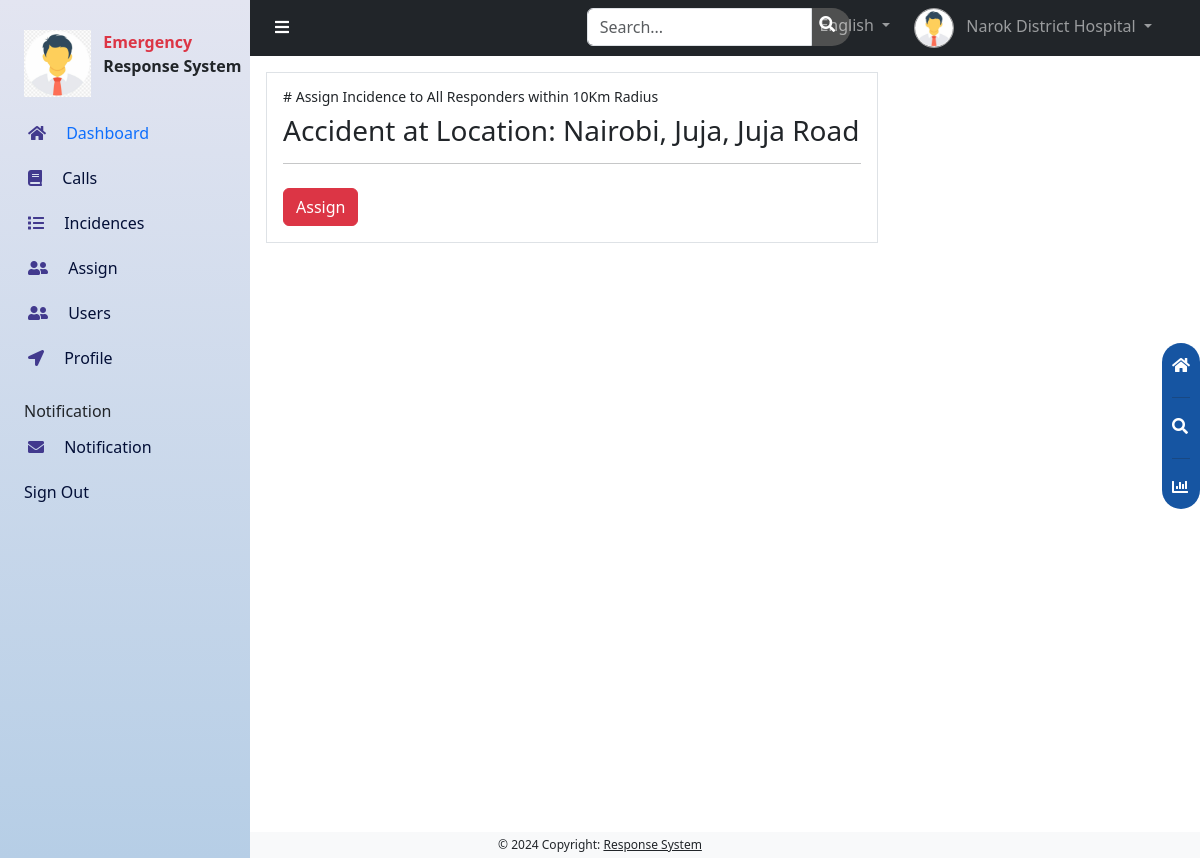
/admins/incidents/2/assign_all/ (signed in), run on the app's committed database.
### accounts/models.py (models this page shows)
class CustomUser(AbstractUser):
    role =[
        ('Responder', 'responder'),
        ('Hospital', 'hospital'),
        ('Vehicle', 'vehicle'),
    ]
    username = None
    email = models.EmailField(unique=True)
    full_names = models.CharField(max_length=100, blank=True)
    user_type = models.CharField(max_length=20, choices=role, default='Responder')
    location = models.ForeignKey(Location, on_delete=models.CASCADE, blank=True, null=True)
    date_joined = models.DateField(auto_now_add=True)
    USERNAME_FIELD = 'email'
    REQUIRED_FIELDS = ['full_names', ]
    objects = CustomUserManager()
    def __str__(self):
        return self.full_names

### administrator/models.py (models this page shows)
class Incidence(models.Model):
    choices = [
        ('pending', 'Pending'),
        ('assigned', 'Assigned'),
        ('cancelled', 'Cancelled'),
        ('closed', 'Closed'),
    ]
    incidence_type = models.CharField(max_length=100)
    call = models.ForeignKey(Calls, on_delete=models.CASCADE, blank=True, null=True)
    location = models.ForeignKey(Location, on_delete=models.CASCADE)
    desc = models.TextField()
    time_of_incident = models.DateTimeField(auto_now=True)
    status = models.CharField(max_length=50, choices=choices, default="pending")

### main/models.py (models this page shows)
class Location(models.Model):
    address = models.CharField(max_length=255)
    lon = models.FloatField()
    lat = models.FloatField()
    def __str__(self):
        return f'Location: {self.address}'

### administrator/views.py (the view, shortened to what this page needs)
# urls.py: path('incidents/<int:incidence_pk>/assign_all/', views.assign_all_nearby_responders, name='assign_all_nearby_responders'),
@login_required
@user_passes_test(is_superuser)
def assign_all_nearby_responders(request, incidence_pk):
    incidence = get_object_or_404(Incidence, pk=incidence_pk)
    location = incidence.location
    nearby_responders = find_nearby_responders(location.lat, location.lon, radius=10)  # Adjust radius as needed
    context = {
        'incidence': incidence,
        'responders': nearby_responders,
    }
    return render(request, 'response/assign_all_nearby_responders.html', context)

### administrator/harversine.py (called while the page is built)
def find_nearby_responders(lat, lon, radius):
    radius_km = radius
    radius = radius / 6371  # Convert radius to radians
    lat_radians = math.radians(lat)
    lon_radians = math.radians(lon)
    responders = CustomUser.objects.annotate(
        lat_radians=Radians(F('location__lat')),  # Converting latitude to radians
        lon_radians=Radians(F('location__lon'))
    ).annotate(
        dlat=F('lat_radians') - lat_radians,
        dlon=F('lon_radians') - lon_radians,
        a=ExpressionWrapper(Sin(F('dlat') / 2) ** 2 + Cos(lat_radians) * Cos(F('lat_radians')) * Sin(F('dlon') / 2) ** 2, output_field=FloatField()),
        c=ExpressionWrapper(2 * ATan2(Sqrt(F('a')), Sqrt(1 - F('a'))), output_field=FloatField()),
        distance_km=ExpressionWrapper(6371 * F('c'), output_field=FloatField())
    ).filter(distance_km__lte=radius_km)
    return responders

### administrator/views.py (called while the page is built)
def is_superuser(request):
    return is_superuser

### administrator/templates/response/assign_all_nearby_responders.html (shortened to what this page needs)
{% extends '../dashboard.html' %}
{% load crispy_forms_filters %}
{% load crispy_forms_tags %}
{% block content %}
<div id="content" class="can_have_sidenav">
    <div class="p-3">
        <div class="col col-lg-8 p-3 border roundend">
            <h3 class="fw-lighter small"># Assign Incidence to All Responders within 10Km Radius</h3>
            <form method="POST">
                <h3>{{incidence.incidence_type}} at {{incidence.location}}</h3>
                <hr>
                <button type="submit" class="btn btn-danger">Assign</button>
            </form>
        </div>
    </div>
</div>
{% endblock %}

### administrator/templates/dashboard.html (shortened to what this page needs)
{% load static %}
<!doctype html>
<html lang="en">
<head>
    <link rel="stylesheet" href="{% static 'css/bootstrap.min.css' %}">
    <link rel="stylesheet" href="{% static 'css/fontawesome.min.css' %}">
    <link rel="stylesheet" href="{% static 'css/chart.min.css' %}">
    <link rel="stylesheet" href="{% static 'css/custom.css' %}">
    <link href="https://cdn.jsdelivr.net/npm/bootstrap@5.3.3/dist/css/bootstrap.min.css" rel="stylesheet"
>
</head>
<body>
    <nav class="navbar navbar-expand-lg navbar-dark bg-dark text-light can_have_sidenav">
        <div class="container-fluid navbar-nav">
            <div class="row w-100">
                <div class="col-5 col-lg-4 ps-4 pe-4">
                    <button class="btn btn-nav" onclick="toggle_sidenav()">
                        <i class="fa fa-bars text-white"></i>
                    </button>
                </div>
                <div class="col-lg-4 ps-4 pe-4 d-none d-lg-block">
                    <div class="input-group nav-search d-none d-lg-inline-flex">
                        <input type="text" class="form-control search-input" placeholder="Search...">
                        <span>
                            <i class="fa fa-search pe-3 ps-2 pt-2 text-white"></i>
                        </span>
                    </div>
                </div>
                <div class="col-3 col-lg-4 ps-4 pe-4 d-flex justify-content-end">
                    <li class="nav-item dropdown d-none d-lg-inline-block">
                        <a class="nav-link dropdown-toggle p-0" href="#" id="navbarDropdown" role="button"
                            data-bs-toggle="dropdown" aria-expanded="false">
                            <button class="btn btn-nav me-2">
                                <i class="fa fa-globe text-white"></i>
                            </button>
                            English
                        </a>
                    </li>
                    <li class="nav-item dropdown d-inline-block ms-4 mobile-nav-3">
                        <a class="nav-link dropdown-toggle p-0" href="#" id="navbarDropdown" role="button"
                            data-bs-toggle="dropdown" aria-expanded="false">
                            <img src="{% static 'images/avatar.png' %}" class="me-lg-2 profile-img" width="40">
                            <span class="d-none d-lg-inline-block">{{request.user}}</span>
                        </a>
                    </li>
                </div>
            </div>
        </div>
    </nav>
    {% block content %}{% endblock %}
    <div id="floating-menu">
        <a href="">
            <i class="fa fa-home mb-2"></i>
        </a>
        <hr>
        <a href="">
            <i class="fa fa-search mb-2"></i>
        </a>
        <hr>
        <a href="">
            <i class="fa fa-chart-bar"></i>
        </a>
    </div>
    <div id="sidenav">
        <div class="row mb-3">
            <div class="col-4">
                <img src="{% static 'images/avatar.png' %}" alt="Logo" class="img-fluid ms-4">
            </div>
            <div class="col-8 ps-4">
                <p class="text-danger fw-bold mb-0">Emergency</p>
                <p class="mb-0 fw-bold">Response System</p>
            </div>
        </div>
        <a href="" class="this-page">
            <i class="fa fa-home side-icon me-3"></i>
            Dashboard
        </a>
        <a href="{% url 'calls' %}">
            <i class="fa fa-book side-icon me-3"></i>
            Calls
        </a>
        <a href="{% url 'incidents' %}">
            <i class="fa fa-list side-icon me-3"></i>
            Incidences
        </a>
        <a href="{% url 'pending_incidents'%}">
            <i class="fa fa-user-friends side-icon me-3"></i>
            Assign
        </a>
        <a href="{% url 'user_list'%}">
            <i class="fa fa-user-friends side-icon me-3"></i>
            Users
        </a>
        <a href="{% url 'update_profile'%}">
            <i class="fa fa-location-arrow side-icon me-3"></i>
            Profile
        </a>
        <p class="ms-4 mb-1 mt-3">Notification</p>
        <a href="">
            <i class="fa fa-envelope side-icon me-3"></i>
            Notification
        </a>
        <a href="{% url 'logout' %}" class="ms-4 ps-0">Sign Out</a>
    </div>
    <footer class="bg-light font-12 text-center text-lg-start">
        <div class="text-center p-1">
            © 2024 Copyright:
            <a class="text-dark" href="">Response System</a>
        </div>
    </footer>
</body>
</html>

### static/css/custom.css (style rules this page uses)
body { background-color: #f2f2f2; min-height: 97vh; }
#sidenav { height: 100%; position: fixed; z-index: 1; top: 0; left: 0; background: linear-gradient(180deg, rgba(227, 229, 241, 1) 0%, rgba(182, 206, 230, 1) 100%); transition: 0.5s; padding-top: 30px; width: 250px; overflow-x: hidden; overflow-y: auto; }
#sidenav a { padding: 8px 13px 13px 28px; text-decoration: none; font-size: 16px; color: #030f37; display: block; transition: 0.3s; overflow-x: hidden; }
.this-page { color: #0d6efd !important; }
.side-icon { color: #423a8e; }
.can_have_sidenav { margin-left: 250px; transition: 0.5s; }
#content { min-height: 97vh; }
@media screen and (min-width: 1000px) { #content { margin-left: 250px; } }
@media screen and (min-width: 1000px) { #sidenav { left: 0; } }
#floating-menu { position: fixed; top: 40%; right: 0; border-radius: 20px; background-color: #1655a2; padding: 10px; }
#floating-menu a { color: #fff; }
.btn-nav { color: #909090; background-color: #3f3f40; border-radius: 50%; padding: 10px 11px 5px 11px; }
.profile-img { border-radius: 50%; border: #a0a0a1 solid 1px; }
.nav-search { background-color: #4f5050; border-radius: 20px; color: #3f3f40; width: 60%; display: inline-flex; margin-left: 1vw; }
.search-input { background-color: #4f5050; border: none; border-radius: 20px; }
.search-input::placeholder { color: #f0f0f0; }
footer { background-color: rgba(0, 0, 0, 0.1) }
.font-12 { font-size: 12px; }

### data on the page
CustomUser: user "Narok District Hospital"
Incidence: incidence_type "Accident", location "Location: Nairobi, Juja, Juja Road"
